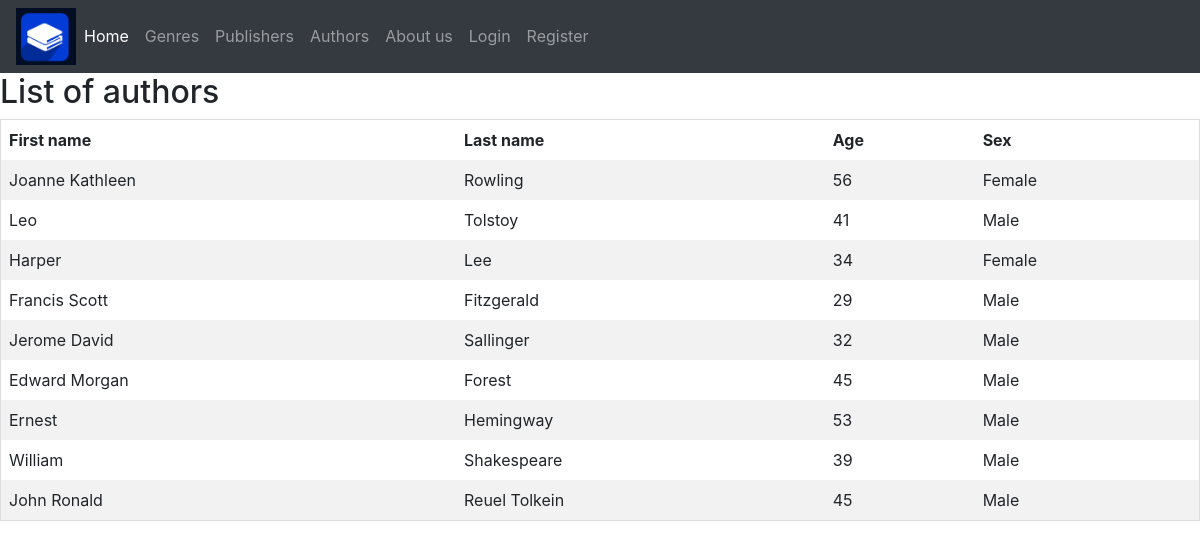
Screenshot of /author-view/ with the database file from the repository.
### ebook_store_app/models.py (models this page shows, shortened)
class Author(models.Model):
    MALE = 'Male'
    FEMALE = 'Female'
    INDETERMINATE = 'Indeterminate'
    SEXES = (
        (MALE,'Male'),
        (FEMALE,'Female'),
        (INDETERMINATE, 'Indeterminate')
    )
    first_name = models.CharField(max_length=64, blank=False, null=False)
    last_name = models.CharField(max_length=64, blank=False, null=False)
    age = models.PositiveIntegerField(blank=False, null=False)
    sex = models.CharField(max_length=20, choices=SEXES)

### ebook_store_app/views.py (the view)
# urls.py: path('author-view/', views.AuthorListView.as_view(), name='author-view'),
class AuthorListView(ListView):
    model = Author
    context_object_name = "authors"
    template_name = 'author/author-view.html'

### ebook_store_app/templates/author/author-view.html (shortened to what this page needs)
{% extends 'base.html' %}
{% load static %}
{% load widget_tweaks %}
{% block content %}
<link rel="stylesheet" type="text/css" href="{% static 'css/actions/view.css' %}"/>
<h2>List of authors</h2>
<form method="POST">
    <div style="overflow-x:auto;">
        <table>
            <tr>
                <th>First name</th>
                <th>Last name</th>
                <th>Age</th>
                <th>Sex</th>
            </tr>
            {% for author in authors %}
                <tr>
                    <td>{{ author.first_name }}</td>
                    <td>{{ author.last_name }}</td>
                    <td>{{ author.age }}</td>
                    <td>{{ author.sex }}</td>
                </tr>
            {% endfor %}
        </table>
    </div>
</form>
{% endblock %}

### ebook_store_app/static/css/main.css (style rules this page uses)
* { margin: 0; padding: 0; box-sizing: border-box; }

### ebook_store_app/static/css/actions/view.css (style rules this page uses)
table { border-collapse: collapse; border-spacing: 0; width: 100%; border: 1px solid #ddd; }
th, td { text-align: left; padding: 8px; }
tr:nth-child(even) { background-color: #f2f2f2 }

### rows the page displays
Author: first_name "Joanne Kathleen", last_name "Rowling", age "56", sex "Female"
Author: first_name "Leo", last_name "Tolstoy", age "41", sex "Male"
Author: first_name "Harper", last_name "Lee", age "34", sex "Female"
Author: first_name "Francis Scott", last_name "Fitzgerald", age "29", sex "Male"
Author: first_name "Jerome David", last_name "Sallinger", age "32", sex "Male"
Author: first_name "Edward Morgan", last_name "Forest", age "45", sex "Male"
Author: first_name "Ernest", last_name "Hemingway", age "53", sex "Male"
Author: first_name "William", last_name "Shakespeare", age "39", sex "Male"
Author: first_name "John Ronald", last_name "Reuel Tolkein", age "45", sex "Male"
